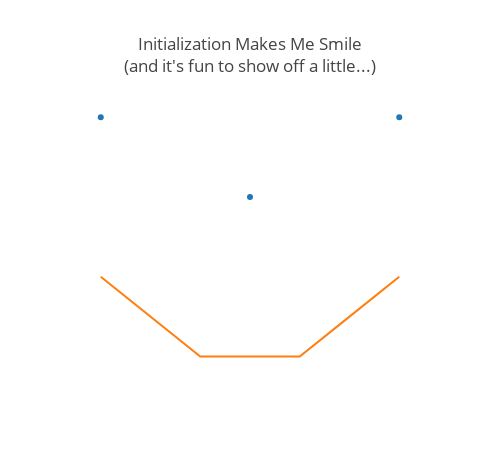

Source (notebook cell):
### Markdown cell above
# Feature Correlations Plot

### Code cell
import math
import numpy as np
import pandas as pd
from IPython.display import display, Markdown, Latex, HTML, IFrame

import plotly.plotly as ply
import plotly.tools as plytool
import plotly.graph_objs as go
import plotly.offline as plyoff

# plotly initialization
# if using jupyter lab, must have the plotly extension installed: https://github.com/jupyterlab/jupyter-renderers/tree/master/packages/plotly-extension
# jupyter labextension install @jupyterlab/plotly-extension
plyoff.init_notebook_mode(connected=True)
x1 = [1,4,7]; y1 = [7,5,7]
x2 = [1,2,3,4,5,6,7]; y2 = [3,2,1,1,1,2,3]
plyoff.iplot(go.Figure(data=[go.Scatter({"x":x1, "y":y1, 'mode':'markers'}),
                             go.Scatter({"x":x2, "y":y2, 'mode':'lines'})],
                                        layout=go.Layout(autosize=False,width=500,title="Initialization Makes Me Smile<br>(and it's fun to show off a little...)",
                                                         showlegend=False, xaxis={'showgrid':False, 'showticklabels':False},
                                                         yaxis={'showgrid':False, 'showticklabels':False})))

# plotly authentication - not needed for offline mode
plytool.set_credentials_file(username='ahowe42', api_key='PEbf792steMBTCn3TcSR')

### Figure 1 — Plotly figure (JSON) as saved in the notebook; plotly's stock layout.template omitted (floating-point values rounded to 4 significant figures)
{"data": [{"mode": "markers", "type": "scatter", "uid": "c3eebd8d-7586-407f-9bbf-fc85ee2a950a", "x": [1, 4, 7], "y": [7, 5, 7]}, {"mode": "lines", "type": "scatter", "uid": "d04a2d40-67b5-450a-9404-161f781d94b2", "x": [1, 2, 3, 4, 5, 6, 7], "y": [3, 2, 1, 1, 1, 2, 3]}], "layout": {"autosize": false, "height": 450, "showlegend": false, "title": {"text": "Initialization Makes Me Smile<br>(and it's fun to show off a little...)"}, "width": 500, "xaxis": {"autorange": true, "range": [0.5829, 7.417], "showgrid": false, "showticklabels": false, "type": "linear"}, "yaxis": {"autorange": true, "range": [0.6614, 7.433], "showgrid": false, "showticklabels": false, "type": "linear"}}}
